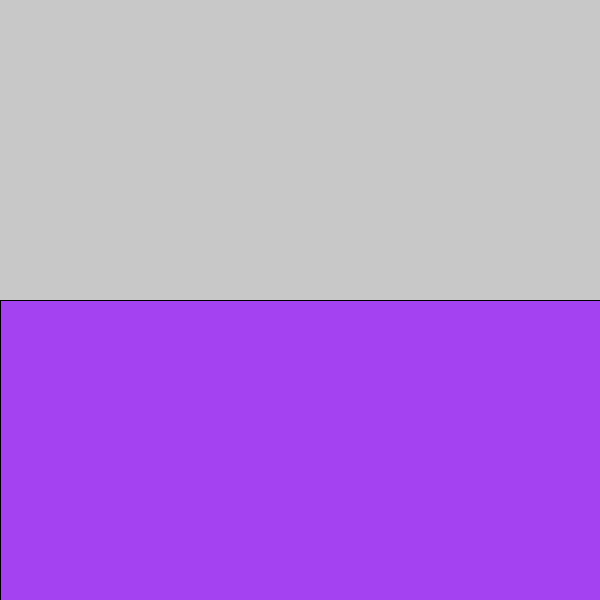
Frame 1 (no input)
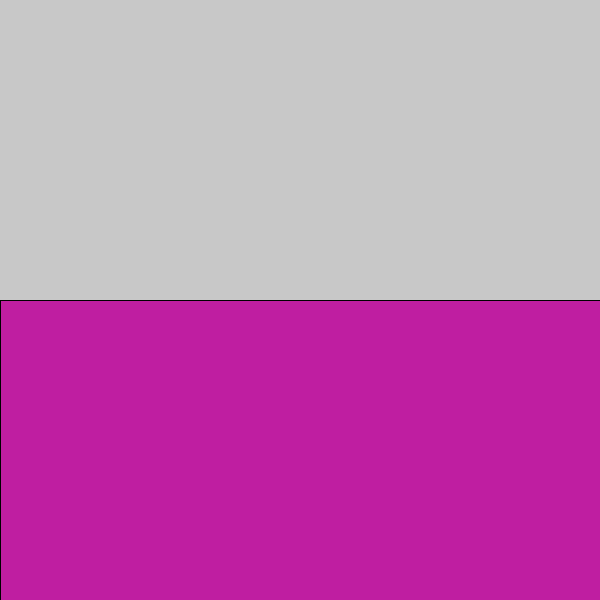
Frame 60 (the mouse pressed at the canvas centre just before this capture)
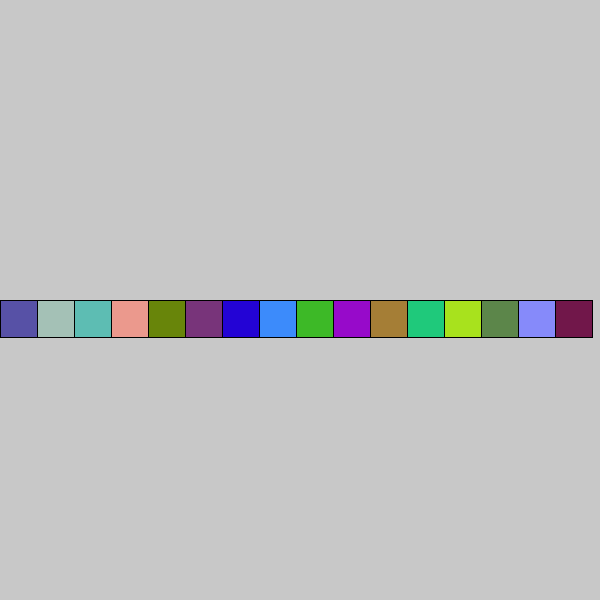
Frame 120 (the mouse held since frame 60 and released just before this capture)

The Processing sketch that drew these frames (run headless with seeded random() and noise(); from frame 60 on, the mouse is pressed at the canvas centre):

// Processing sketch: for_04
// ── for_04.pde
int cantFor;
int ancho, alto;

void setup() {
  size(600, 600);

}

void draw() {
  background(200);
  cantFor = round(map(mouseX, 0, width, 1, 30));
  ancho = width/cantFor;
  alto = height/cantFor;
  
  for (int i=0; i<cantFor; i++) {
    fill(random(255),random(255),random(255));
    rect(i * ancho, height/2, ancho, alto);
  }
}
